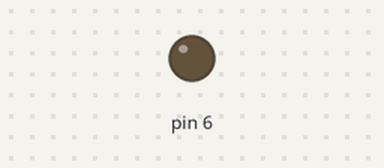
Recording of a sketch running on a simulated Arduino Uno, built with avr-gcc and run on an emulated ATmega328P. On the bench: output pins drawn as LEDs (lit = HIGH).

Above: at 1.02 s.
At 4.98 s:
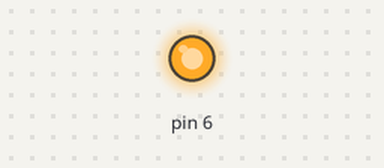
Timing chart, 0 to 8.9 s (numbered marks = the images above):
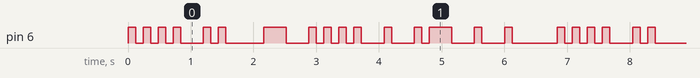

The sketch:

Rachel-Let_There_Be_Light.ino
```cpp
//Morse Code
void setup() {
  pinMode(6, OUTPUT);
  }

void loop() {
 digitalWrite(6, HIGH);
 delay(120);
 digitalWrite(6, LOW);
 delay(120);
 digitalWrite(6, HIGH);
 delay(120);
 digitalWrite(6, LOW);
 delay(120);
 digitalWrite(6, HIGH);
 delay(120);
 digitalWrite(6, LOW);
 delay(120);
 digitalWrite(6, HIGH);
 delay(120);
 digitalWrite(6, LOW);
 delay(360); //END LETTER
 digitalWrite(6, HIGH);
 delay(120);
 digitalWrite(6, LOW);
 delay(120);
 digitalWrite(6, HIGH);
 delay(120);
 digitalWrite(6, LOW);
 delay(600);  // END WORD
 digitalWrite(6, HIGH);
 delay(360);
 digitalWrite(6, LOW);
 delay(360); // END LETTER
 digitalWrite(6, HIGH);
 delay(120);
 digitalWrite(6, LOW);
 delay(120);
 digitalWrite(6, HIGH);
 delay(120);
 digitalWrite(6, LOW);
 delay(120);
 digitalWrite(6, HIGH);
 delay(120);
 digitalWrite(6, LOW);
 delay(120);
 digitalWrite(6, HIGH);
 delay(120);
 digitalWrite(6, LOW);
 delay(360);  // END LETTER
 digitalWrite(6, HIGH);
 delay(120);
 digitalWrite(6, LOW);
 delay(360);  // ENDS LETTER
 digitalWrite(6, HIGH);
 delay(120);
 digitalWrite(6, LOW);
 delay(120);
 digitalWrite(6, HIGH);
 delay(360);
 digitalWrite(6, LOW);
 delay(360);
 digitalWrite(6, HIGH);
 delay(120);
 digitalWrite(6, LOW);
 delay(360); // end letter
 digitalWrite(6, HIGH);
 delay(120);
 digitalWrite(6, LOW);
 delay(120);
 delay(600);

}
```

Measured:
- by itself, pin 6: moves between LOW and HIGH, repeating every 6.8 s
- by itself, everything shown: repeats every 6.8 s, in 32 steps
